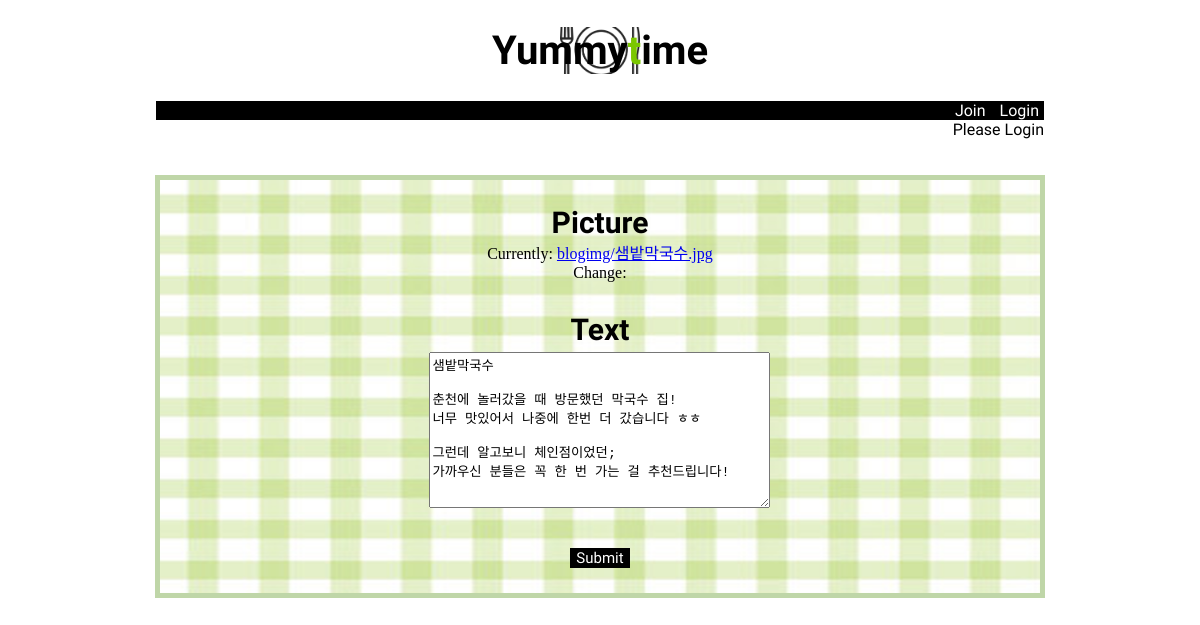
The app's page /blog/update/1 with its own data.
### login/models.py (models this page shows)
class Blog(models.Model):
    text = models.TextField()
    image = models.ImageField(upload_to="blogimg")
    image_thumbnail = ImageSpecField(source='image', processors=[ResizeToFill(200, 130)])

### login/views.py (the view)
# urls.py: path('blog/update/<int:blog_id>', views.update, name="update"),
def update(request, blog_id):
    post = get_object_or_404(Blog, pk = blog_id)
    if request.method == 'POST':
        form = BlogPost(request.POST, instance = post)
        if form.is_valid():
            form.save()
            return redirect('home')
    else:
        form = BlogPost(instance = post)
        return render(request, 'write.html', {'form':form})

### login/forms.py
class BlogPost(forms.ModelForm):
    class Meta:
        model = Blog
        fields = ['text', 'image']

### login/templates/write.html (shortened to what this page needs)
{% load socialaccount %}
{% load static %}
<!DOCTYPE html>
<html>
<head>
    <link href="{% static 'css/home.css' %}" type="text/css" rel="stylesheet">
</head>
<body>
    <div id="header">
        <a href="{% url 'home' %}">
            <a href="{% url 'home' %}"><h1>Yummy<span style="color:rgb(123, 199, 0)">t</span>ime</h1></a>
        </a>
    </div>
    <div class="login">
        <a href="/accounts/signup">Join</a>
        {% if user.is_authenticated %}
        <a href="/accounts/logout">Logout</a>
        <div class="ment">{{user.username}} 님이 로그인 중</div>
        {% else %}
        <a href="{% provider_login_url 'google' %}">Login</a>
        <div class="ment">Please Login</div>
        {% endif %}
    </div>
    <br><br>
    <form method="POST" enctype="multipart/form-data">
        <div id="box">
            <table>
                <div class="filebox">
                    <label for="id_image">Picture</label><br>
                    {{form.image}}
                </div>
                <p>Text</p>
                {{form.text}}
            </table>
            <br><br>
            <input class="btn" type="submit" value="Submit">
        </div>
    </form>
</body>
</html>

### login/static/css/home.css (style rules this page uses)
.login { text-align: right; background-color: black; color: white; font-family: 'Baloo 2', '777Balsamtint', cursive; font-size: 16px; width: 75%; margin: 0 auto; }
.login a { padding:0px 5px 0px 5px; }
.login a:link, .login a:visited { color: white; text-decoration: none; }
.ment { background-color: white; color: black; }
#header { background: url(../그림2.png); background-size: 80px, cover; background-repeat: no-repeat; background-position: center; }
h1 { font-size: 40px; text-align: center; font-family: 'Fugaz One', cursive; }
#header a:link, #header a:visited { color: black; text-decoration: none; }
p { font-family: '777Balsamtint'; text-align: center; }
#box { width: 74.3%; margin:0 auto; padding:25.125px 0px 25.125px 0px; border: 5px solid rgba(191, 214, 168, 1); text-align: center; background: url(../그림5.png); background-size: 1250px; background-repeat: no-repeat; background-position: center; }
#box p { font-size: 30px; font-weight: bold; font-family: 'Baloo 2', '777Balsamtint', cursive; margin-bottom: 5px; }
.btn { border: 1px solid black; font-family: 'Baloo 2', '777Balsamtint', cursive; font-size: 15px; background-color:black; color: white; padding:0px 5px 0px 5px; text-decoration: none; }
.filebox label { font-family: 'Baloo 2', '777Balsamtint', cursive; font-size: 30px; font-weight: bold; color: black; }

### records on screen
Blog: image "Currently: blogimg/샘밭막국수.jpg Change:", text "샘밭막국수 춘천에 놀러갔을 때 방문했던 막국수 집! 너무 맛있어서 나중에 한번 더 갔습니다 ㅎㅎ 그런데 알고보니 체인점이었던; 가까우신 분들은 꼭 한 번 가는 걸 추천드립니다!"
